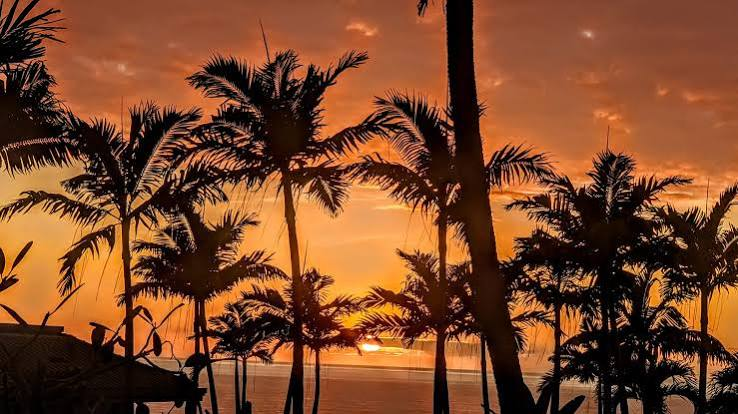
#> input picture image.jpg, 738 x 414 px
$ python main.py   (older library calls are emulated)
#> lines starting #> are read from the running program, lines starting #| are printed output that depends on the picture
# Edge Detection and Filtering using OpenCV

import cv2
import numpy as np
import matplotlib.pyplot as plt


def display_image(image, title="Image"):
    plt.figure(figsize=(8, 8))

    if len(image.shape) == 2:
        plt.imshow(image, cmap="gray")
    else:
        plt.imshow(cv2.cvtColor(image, cv2.COLOR_BGR2RGB))

    plt.title(title)
    plt.axis("off")
    plt.show()


def Interactive_edge_detection(image_path):

#> called with image_path = 'image.jpg'
    image = cv2.imread(image_path)
#> image is the input picture: shape (414, 738, 3); mean B, G, R 41.9, 71.4, 123.6

    if image is None:
        print("Error: Could not load image.")
        return

    gray_image = cv2.cvtColor(image, cv2.COLOR_BGR2GRAY)
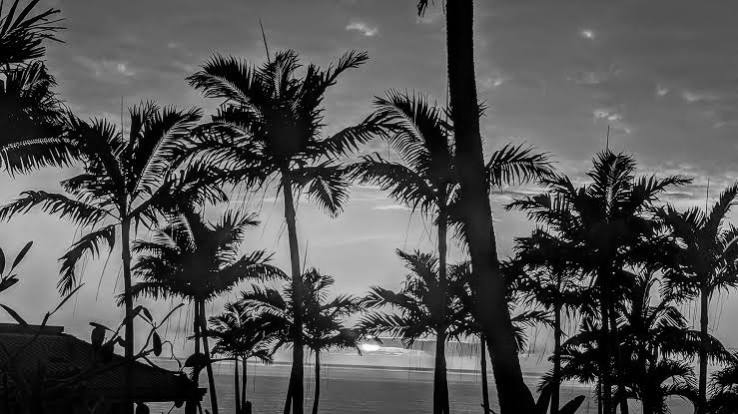
#> gray_image: shape (414, 738); min 0, max 254, mean 83.6

    display_image(gray_image, "Grayscale Image")

    print("\nEDGE DETECTION AND FILTERING")
    print("1. Sobel Edge Detection")
    print("2. Canny Edge Detection")
    print("3. Laplacian Edge Detection")
    print("4. Gaussian Smoothing")
    print("5. Median Filtering")
    print("6. Exit")

    while True:

        choice = input("\nEnter your choice (1-6): ")

        if choice == "1":

            sobelx = cv2.Sobel(gray_image, cv2.CV_64F, 1, 0, ksize=5)
            sobely = cv2.Sobel(gray_image, cv2.CV_64F, 0, 1, ksize=5)

            sobel_combined = cv2.magnitude(sobelx, sobely)
            sobel_combined = cv2.convertScaleAbs(sobel_combined)

            display_image(sobel_combined, "Sobel Edge Detection")

        elif choice == "2":

            lower_thresh = int(input("Enter lower threshold (default 100): "))
            upper_thresh = int(input("Enter upper threshold (default 200): "))

            edges = cv2.Canny(gray_image, lower_thresh, upper_thresh)

            display_image(edges, "Canny Edge Detection")

        elif choice == "3":

            laplacian = cv2.Laplacian(gray_image, cv2.CV_64F)
            laplacian_abs = cv2.convertScaleAbs(laplacian)

            display_image(laplacian_abs, "Laplacian Edge Detection")

        elif choice == "4":

            kernel_size = int(input("Enter Gaussian kernel size (odd number, e.g. 5): "))

            if kernel_size < 1 or kernel_size % 2 == 0:
                print("Invalid size. Using 5.")
                kernel_size = 5

            blurred = cv2.GaussianBlur(image, (kernel_size, kernel_size), 0)

            display_image(blurred, "Gaussian Smoothing")

        elif choice == "5":

            kernel_size = int(input("Enter Median kernel size (odd number, e.g. 5): "))

            if kernel_size < 3 or kernel_size % 2 == 0:
                print("Invalid size. Using 5.")
                kernel_size = 5

            median_filtered = cv2.medianBlur(image, kernel_size)

            display_image(median_filtered, "Median Filtering")

        elif choice == "6":

            print("Exiting the program.")
            break

        else:
            print("Invalid choice. Please enter a number from 1 to 6.")
#> this loop made 7 passes; the answer given on pass 1: 1
#> pass 1, in Interactive_edge_detection, `sobelx = cv2.Sobel(gray_image, cv2.CV_64F, 1, 0, ksize=5)`:
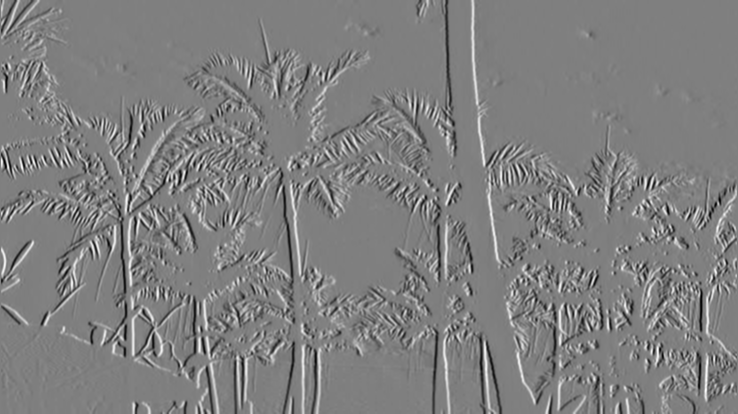
#> sobelx: shape (414, 738) float64; min -7599, max 7580, mean 4.4; drawn with min black and max white
#> pass 1, in Interactive_edge_detection, `sobely = cv2.Sobel(gray_image, cv2.CV_64F, 0, 1, ksize=5)`:
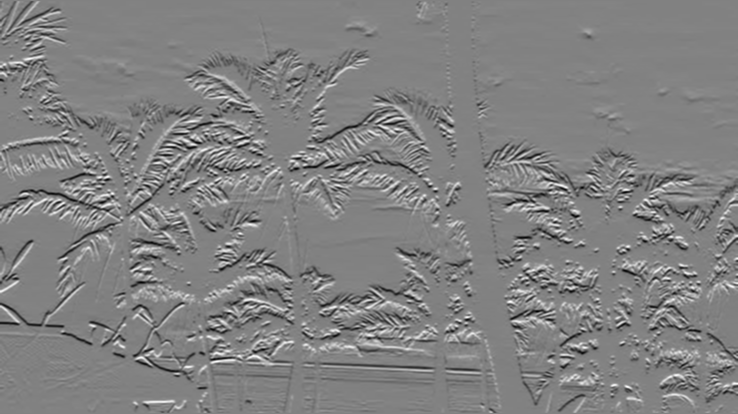
#> sobely: shape (414, 738) float64; min -7328, max 7048, mean -12.3; drawn with min black and max white
#> pass 1, in Interactive_edge_detection, `sobel_combined = cv2.magnitude(sobelx, sobely)`:
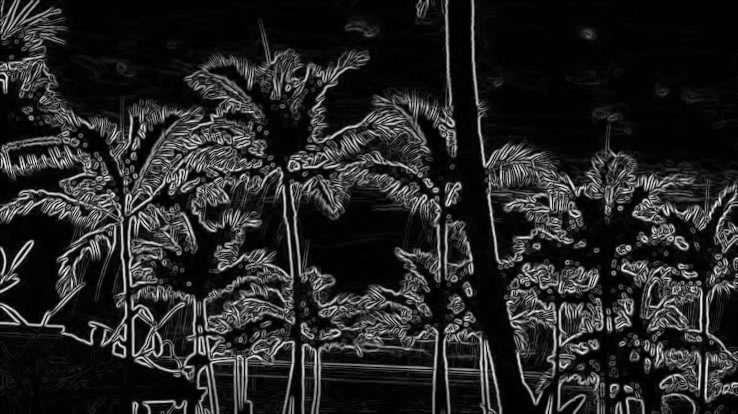
#> sobel_combined: shape (414, 738) float64; min 0, max 7810.5, mean 1139.5; drawn with min black and max white
#> pass 1, in Interactive_edge_detection, `sobel_combined = cv2.convertScaleAbs(sobel_combined)`:
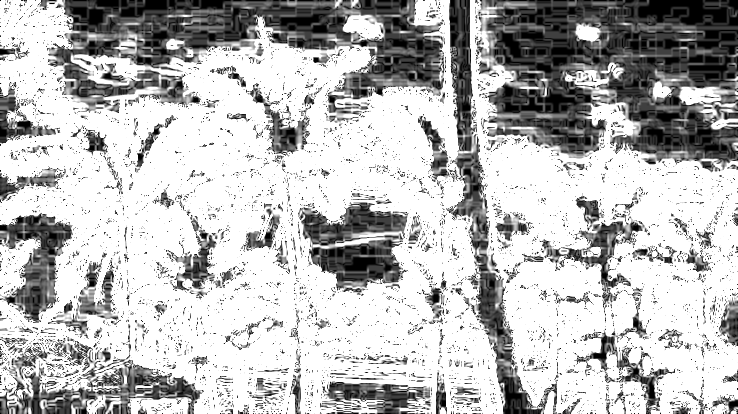
#> sobel_combined: shape (414, 738); min 0, max 255, mean 185.5


if __name__ == "__main__":
#> (the run stopped early here; a loop or call above may not have finished)
